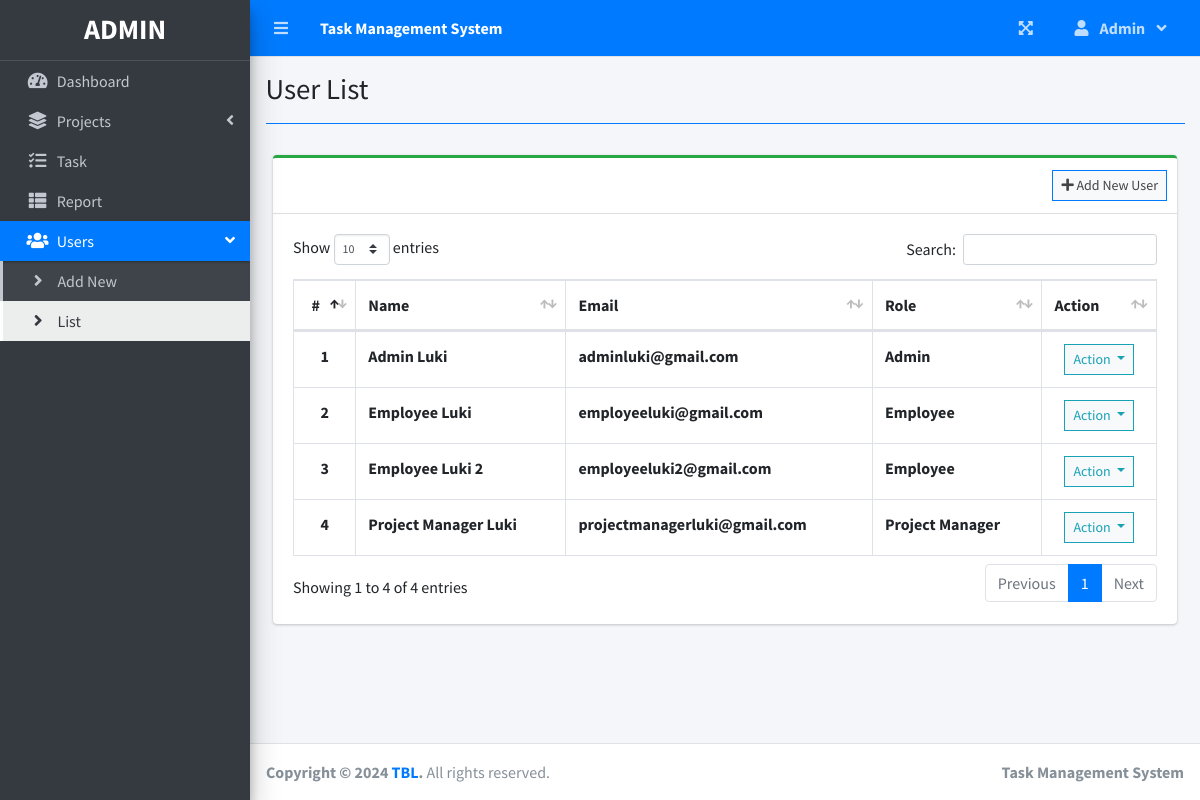
The page /index.php?page=user_list (signed in) on the database its author committed.
### tables this page shows
CREATE TABLE `users` (
  `id` int(30) NOT NULL,
  `firstname` varchar(200) NOT NULL,
  `lastname` varchar(200) NOT NULL,
  `email` varchar(200) NOT NULL,
  `password` text NOT NULL,
  `type` tinyint(1) NOT NULL DEFAULT 3 COMMENT '1 = admin, 2 = project manager, 3 = employee',
  `avatar` text NOT NULL DEFAULT 'no-image-available.png',
  `date_created` datetime NOT NULL DEFAULT current_timestamp()
);

### user_list.php (the view, shortened to what this page needs)
<?php include'db_connect.php' ?>
<div class="col-lg-12">
	<div class="card card-outline card-success">
		<div class="card-header">
			<div class="card-tools">
				<a class="btn btn-block btn-sm btn-default btn-flat border-primary" href="./index.php?page=new_user"><i class="fa fa-plus"></i> Add New User</a>
			</div>
		</div>
		<div class="card-body">
			<table class="table tabe-hover table-bordered" id="list">
				<thead>
					<tr>
						<th class="text-center">#</th>
						<th>Name</th>
						<th>Email</th>
						<th>Role</th>
						<th>Action</th>
					</tr>
				</thead>
				<tbody>
					<?php
					$i = 1;
					$type = array('',"Admin","Project Manager","Employee");
					$qry = $conn->query("SELECT *,concat(firstname,' ',lastname) as name FROM users order by concat(firstname,' ',lastname) asc");
					while($row= $qry->fetch_assoc()):
					?>
					<tr>
						<th class="text-center"><?php echo $i++ ?></th>
						<td><b><?php echo ucwords($row['name']) ?></b></td>
						<td><b><?php echo $row['email'] ?></b></td>
						<td><b><?php echo $type[$row['type']] ?></b></td>
						<td class="text-center">
							<button type="button" class="btn btn-default btn-sm btn-flat border-info wave-effect text-info dropdown-toggle" data-toggle="dropdown" aria-expanded="true">
		                      Action
		                    </button>
						</td>
					</tr>
				<?php endwhile; ?>
				</tbody>
			</table>
		</div>
	</div>
</div>

### index.php (shortened to what this page needs)
<!DOCTYPE html>
<html lang="en">
<?php
	include 'header.php'
?>
<body class="hold-transition sidebar-mini layout-fixed layout-navbar-fixed layout-footer-fixed">
<div class="wrapper">
  <?php include 'topbar.php' ?>
  <?php include 'sidebar.php' ?>
  <div class="content-wrapper">
    <div class="content-header">
      <div class="container-fluid">
        <div class="row mb-2">
          <div class="col-sm-6">
            <h1 class="m-0"><?php echo $title ?></h1>
          </div>
        </div>
            <hr class="border-primary">
      </div>
    </div>
    <section class="content">
      <div class="container-fluid">
         <?php
            $page = isset($_GET['page']) ? $_GET['page'] : 'home';
            if(!file_exists($page.".php")){
                include '404.html';
            }else{
            include $page.'.php';
            }
          ?>
      </div>
    </section>
  </div>
  <footer class="main-footer">
    <strong>Copyright &copy; 2024 <a href="">TBL</a>.</strong>
    All rights reserved.
    <div class="float-right d-none d-sm-inline-block">
      <b><?php echo $_SESSION['system']['name'] ?></b>
    </div>
  </footer>
</div>
</body>
</html>

### header.php (shortened to what this page needs)
<head>
  <?php
  $title = isset($_GET['page']) ? ucwords(str_replace("_", ' ', $_GET['page'])) : "Home";
  ?>
  <link rel="stylesheet" href="assets/plugins/fontawesome-free/css/all.min.css">
  <link rel="stylesheet" href="assets/plugins/overlayScrollbars/css/OverlayScrollbars.min.css">
  <link rel="stylesheet" href="assets/plugins/datatables-bs4/css/dataTables.bootstrap4.min.css">
  <link rel="stylesheet" href="assets/plugins/datatables-responsive/css/responsive.bootstrap4.min.css">
  <link rel="stylesheet" href="assets/plugins/datatables-buttons/css/buttons.bootstrap4.min.css">
  <link rel="stylesheet" href="assets/plugins/select2/css/select2.min.css">
  <link rel="stylesheet" href="assets/plugins/select2-bootstrap4-theme/select2-bootstrap4.min.css">
  <link rel="stylesheet" href="assets/plugins/sweetalert2-theme-bootstrap-4/bootstrap-4.min.css">
  <link rel="stylesheet" href="assets/plugins/toastr/toastr.min.css">
  <link rel="stylesheet" href="assets/plugins/dropzone/min/dropzone.min.css">
  <link rel="stylesheet" href="assets/dist/css/jquery.datetimepicker.min.css">
  <link rel="stylesheet" href="assets/plugins/icheck-bootstrap/icheck-bootstrap.min.css">
  <link rel="stylesheet" href="assets/plugins/bootstrap4-toggle/css/bootstrap4-toggle.min.css">
  <link rel="stylesheet" href="assets/dist/css/adminlte.min.css">
  <link rel="stylesheet" href="assets/dist/css/styles.css">
  <link rel="stylesheet" href="assets/plugins/summernote/summernote-bs4.min.css">
</head>

### topbar.php (shortened to what this page needs)
<nav class="main-header navbar navbar-expand navbar-primary navbar-dark ">
  <ul class="navbar-nav">
    <?php if(isset($_SESSION['login_id'])): ?>
    <li class="nav-item">
      <a class="nav-link" data-widget="pushmenu" href="" role="button"><i class="fas fa-bars"></i></a>
    </li>
  <?php endif; ?>
    <li>
      <a class="nav-link text-white"  href="./" role="button"> <large><b><?php echo $_SESSION['system']['name'] ?></b></large></a>
    </li>
  </ul>
  <ul class="navbar-nav ml-auto">
    <li class="nav-item">
      <a class="nav-link" data-widget="fullscreen" href="#" role="button">
        <i class="fas fa-expand-arrows-alt"></i>
      </a>
    </li>
   <li class="nav-item dropdown">
          <a class="nav-link"  data-toggle="dropdown" aria-expanded="true" href="javascript:void(0)">
            <span>
              <div class="d-felx badge-pill">
                <span class="fa fa-user mr-2"></span>
                <span><b><?php echo ucwords($_SESSION['login_firstname']) ?></b></span>
                <span class="fa fa-angle-down ml-2"></span>
              </div>
            </span>
          </a>
    </li>
  </ul>
</nav>

### sidebar.php (shortened to what this page needs)
<aside class="main-sidebar sidebar-dark-primary elevation-4">
  <div class="dropdown">
 	<a href="./" class="brand-link">
      <?php if($_SESSION['login_type'] == 1): ?>
      <h3 class="text-center p-0 m-0"><b>ADMIN</b></h3>
      <?php else: ?>
      <h3 class="text-center p-0 m-0"><b>USER</b></h3>
      <?php endif; ?>
  </a>
  </div>
  <div class="sidebar pb-4 mb-4">
    <nav class="mt-2">
      <ul class="nav nav-pills nav-sidebar flex-column nav-flat" data-widget="treeview" role="menu" data-accordion="false">
        <li class="nav-item dropdown">
          <a href="./" class="nav-link nav-home">
            <i class="nav-icon fas fa-tachometer-alt"></i>
            <p>
              Dashboard
            </p>
          </a>
        </li>
        <li class="nav-item">
          <a href="#" class="nav-link nav-edit_project nav-view_project">
            <i class="nav-icon fas fa-layer-group"></i>
            <p>
              Projects
              <i class="right fas fa-angle-left"></i>
            </p>
          </a>
        </li>
        <li class="nav-item">
              <a href="./index.php?page=task_list" class="nav-link nav-task_list">
                <i class="fas fa-tasks nav-icon"></i>
                <p>Task</p>
              </a>
        </li>
        <?php if($_SESSION['login_type'] != 3): ?>
         <li class="nav-item">
              <a href="./index.php?page=reports" class="nav-link nav-reports">
                <i class="fas fa-th-list nav-icon"></i>
                <p>Report</p>
              </a>
        </li>
        <?php endif; ?>
        <?php if($_SESSION['login_type'] == 1): ?>
        <li class="nav-item">
          <a href="#" class="nav-link nav-edit_user">
            <i class="nav-icon fas fa-users"></i>
            <p>
              Users
              <i class="right fas fa-angle-left"></i>
            </p>
          </a>
          <ul class="nav nav-treeview">
            <li class="nav-item">
              <a href="./index.php?page=new_user" class="nav-link nav-new_user tree-item">
                <i class="fas fa-angle-right nav-icon"></i>
                <p>Add New</p>
              </a>
            </li>
            <li class="nav-item">
              <a href="./index.php?page=user_list" class="nav-link nav-user_list tree-item">
                <i class="fas fa-angle-right nav-icon"></i>
                <p>List</p>
              </a>
            </li>
          </ul>
        </li>
      <?php endif; ?>
      </ul>
    </nav>
  </div>
</aside>

### rows shown on the page
users: name "Admin Luki", email "adminluki@gmail.com", type "Admin"
users: name "Employee Luki", email "employeeluki@gmail.com", type "Employee"
users: name "Employee Luki 2", email "employeeluki2@gmail.com", type "Employee"
users: name "Project Manager Luki", email "projectmanagerluki@gmail.com", type "Project Manager"

### other values the page prints
$_SESSION['system']['name'] "Task Management System"
$_SESSION['login_firstname'] "Admin"
$title "User List"
